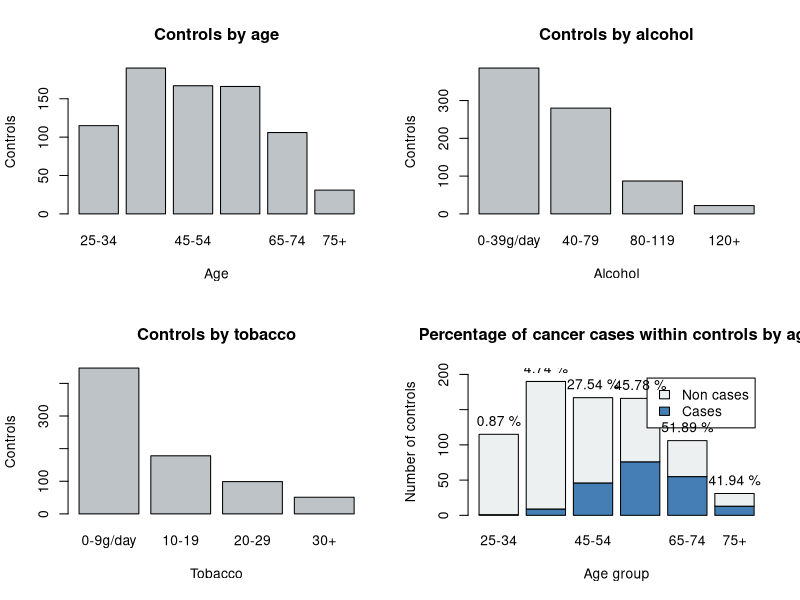
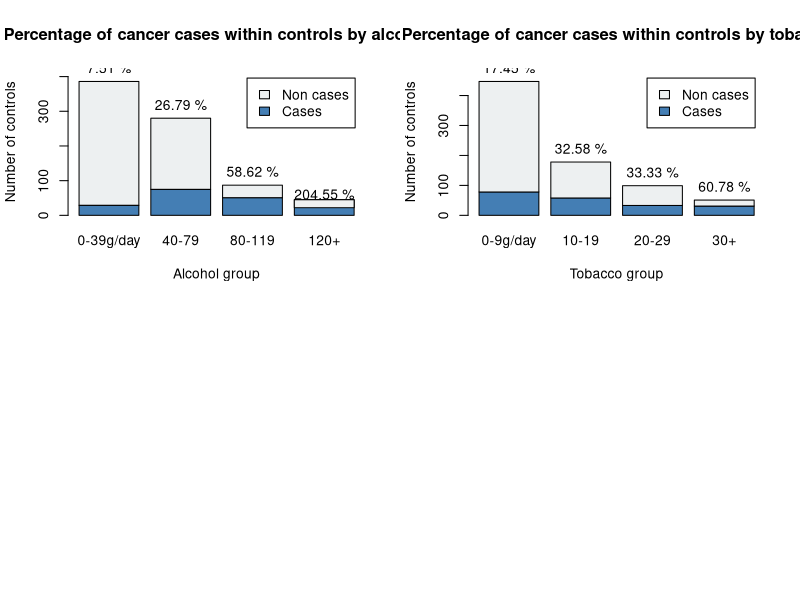
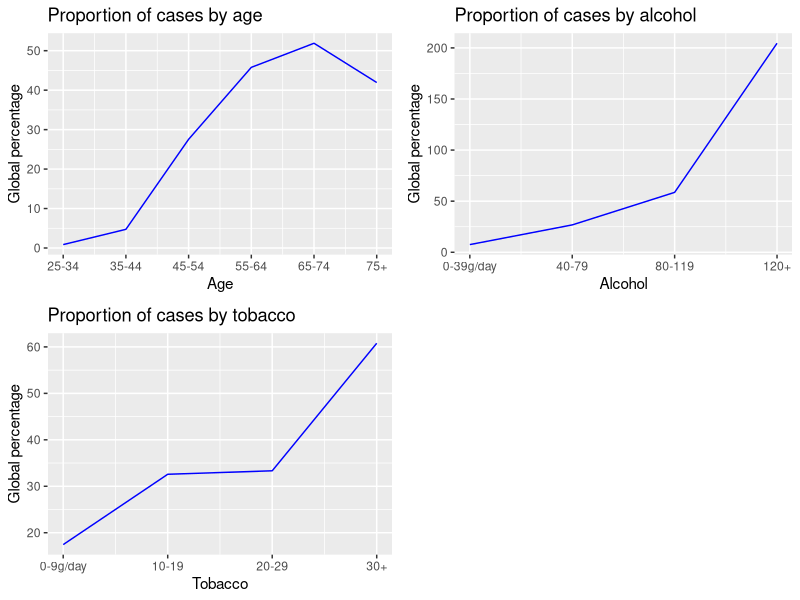

Reproduce these figures in R, in order. (Note: this script raises an error after producing the figures.)
## ---- chunk 1
knitr::opts_chunk$set(echo=TRUE, message=FALSE, warning=FALSE)
## ---- chunk 2
# Show the dataset shuffled, so that we see different age groups
set.seed(1)
random <- sample(nrow(esoph))
shuffled <- esoph[random,]
head(shuffled, 10)

cat("Number of combinations: ", dim(esoph)[1], "\nNumber of persons controlled: ",
    sum(esoph$ncontrols))
## ---- chunk 3
summary(esoph)
## ---- chunk 4
tapply(esoph$ncontrols, esoph$agegp, sum)
## ---- chunk 5
par(mfrow=c(2, 2)) 
barplot(tapply(esoph$ncontrols, esoph$agegp, sum), col="#BEC3C7",
        xlab="Age", ylab="Controls", main="Controls by age")
barplot(tapply(esoph$ncontrols, esoph$alcgp, sum), col="#BEC3C7",
        xlab="Alcohol", ylab="Controls", main="Controls by alcohol")
barplot(tapply(esoph$ncontrols, esoph$tobgp, sum), col="#BEC3C7",
        xlab="Tobacco", ylab="Controls", main="Controls by tobacco")
## ---- chunk 6
# Age
age.cases <- tapply(esoph$ncases, esoph$agegp, sum)
age.controls <- tapply(esoph$ncontrols, esoph$agegp, sum)
non_age.cases <- age.controls - age.cases
age.proportions <- age.cases / age.controls * 100
age.ylim <- c(0, 1.1 * max(age.controls))

# Alcohol
alc.cases <- tapply(esoph$ncases, esoph$alcgp, sum)
alc.controls <- tapply(esoph$ncontrols, esoph$alcgp, sum)
non_alc.cases <- alc.controls - alc.cases
alc.proportions <- alc.cases / alc.controls * 100
alc.ylim <- c(0, 1.1 * max(alc.controls))

# Tobacco
tob.cases <- tapply(esoph$ncases, esoph$tobgp, sum)
tob.controls <- tapply(esoph$ncontrols, esoph$tobgp, sum)
non_tob.cases <- tob.controls - tob.cases
tob.proportions <- tob.cases / tob.controls * 100
tob.ylim <- c(0, 1.1 * max(tob.controls))

# Plots
legend <- c("Cases", "Non cases")
colours <- c("#447EB4", "#EDF0F1")
ylab <- "Number of controls"

age.plot <- barplot(rbind(age.cases, non_age.cases), ylim=age.ylim, legend=legend,
                col=colours, xlab="Age group", ylab=ylab,
                main="Percentage of cancer cases within controls by age")
text(x=age.plot, y=age.controls, label=paste(round(age.proportions, 2), "%"), pos=3)

alc.plot <- barplot(rbind(alc.cases, non_alc.cases), ylim=alc.ylim, legend=legend,
                col=colours, xlab="Alcohol group", ylab=ylab,
                main="Percentage of cancer cases within controls by alcohol")
text(x=alc.plot, y=alc.controls, label=paste(round(alc.proportions, 2), "%"), pos=3)

tob.plot <- barplot(rbind(tob.cases, non_tob.cases), ylim=tob.ylim, legend=legend,
                col=colours, xlab="Tobacco group", ylab=ylab,
                main="Percentage of cancer cases within controls by tobacco")
text(x=tob.plot, y=tob.controls, label=paste(round(tob.proportions, 2), "%"), pos=3)
## ---- chunk 7
library(ggplot2)
library(ggpubr)

age.plot <- ggplot(as.data.frame(age.proportions), aes(x=c(0:5), y=age.proportions)) +
  geom_line(col="blue") + scale_x_continuous(labels=levels(esoph$age)) +
  labs(title="Proportion of cases by age", x="Age", y="Global percentage")
alc.plot <- ggplot(as.data.frame(alc.proportions), aes(x=c(0:3), y=alc.proportions)) +
  geom_line(col="blue") + scale_x_continuous(labels=levels(esoph$alcgp)) +
  labs(title="Proportion of cases by alcohol", x="Alcohol", y="Global percentage")
tob.plot <- ggplot(as.data.frame(tob.proportions), aes(x=c(0:3), y=tob.proportions)) +
  geom_line(col="blue") + scale_x_continuous(labels=levels(esoph$tobgp)) +
  labs(title="Proportion of cases by tobacco", x="Tobacco", y="Global percentage")

ggarrange(age.plot, alc.plot, tob.plot)
## ---- chunk 8
age <- as.numeric(esoph$agegp)
alcohol <- as.numeric(esoph$alcgp)
tobacco <- as.numeric(esoph$tobgp)
cases <- esoph$ncases / esoph$ncontrols

esoph.prop <- data.frame(age, alcohol, tobacco, cases)
summary(esoph.prop$cases)
## ---- chunk 9
esoph.prop.corr <- cor(esoph.prop)
esoph.prop.corr
## ---- chunk 10
cleanTable <- function(table, threshold, subst=NA, rev=FALSE) {
  for (i in seq(1, length(table[,1]))) {
		for (j in seq(1, length(table[1,]))) {
		  if (i == j ||
		      !is.null(threshold) &&
		      xor(rev, table[i, j] > -threshold && table[i, j] < threshold)) {
				table[i, j] <- subst
			}
		}
	}
	return (table)
}

# Masking low values
print(cleanTable(esoph.prop.corr, 0.5), digits=3, na.print=".")

# Graphically
library(corrplot)
esoph.prop.corr.plot <- cleanTable(esoph.prop.corr, NULL, 0.0)
corrplot(as.matrix(esoph.prop.corr.plot), type="full",
         order="hclust", tl.col="black", tl.srt=45)
## ---- chunk 11
cor.test(esoph.prop$age, esoph.prop$cases)
## ---- chunk 12
library(Hmisc)
print(cleanTable(rcorr(as.matrix(esoph.prop))$P, 0.05, rev=TRUE), digits=3, na.print=".")
## ---- chunk 13
esoph.prop.qual <- data.frame(esoph$agegp, esoph$alcgp, esoph$tobgp, esoph.prop$cases)
names(esoph.prop.qual) <- c("age", "alcohol", "tobacco", "cases")

age.alc <- ggplot(esoph.prop.qual, aes(alcohol, cases, fill=age)) +
  geom_bar(stat="identity", position="dodge") +
  labs(title="Age by alcohol", y="Cases proportion")
alc.tob <- ggplot(esoph.prop.qual, aes(tobacco, cases, fill=alcohol)) +
  geom_bar(stat="identity", position="dodge") +
  labs(title="Alcohol by tobacco", y="Cases proportion")
age.tob <- ggplot(esoph.prop.qual, aes(tobacco, cases, fill=age)) +
  geom_bar(stat="identity", position="dodge") +
  labs(title="Age by tobacco", y="Cases proportion")

ggarrange(age.alc, alc.tob, age.tob)
## ---- chunk 14
y.age <- esoph.prop$age
X <- esoph.prop$cases

age.lm <- lm(X ~ y.age)
summary(age.lm)
## ---- chunk 15
# Age linear regression visualisation

# We remove 1 to start at 0 instead of 1, in order to plot the line from 0.
# As age is a qualitative variable, it does not change the model, only the intercept.
y.age <- y.age - 1

ggplot(esoph.prop, aes(x=y.age, y=X)) + geom_point(size=1) +
  geom_smooth(method="lm") + stat_regline_equation(label.x=0.1, label.y=0.35) +
  stat_sum() + scale_x_continuous(labels=levels(esoph$agegp)) +
  stat_summary(fun.data=mean_cl_normal, col="red", lwd=1.5, alpha=0.3) +
  labs(x="Age Groups",
       y="Proportion of cancers (%)") + theme_bw()
## ---- chunk 16
# Alcohol linear regression
y.alc <- esoph.prop$alcohol

alc.lm <- lm(X ~ y.alc)
summary(alc.lm)

y.alc <- y.alc - 1
ggplot(esoph.prop, aes(x=y.alc, y=X)) + geom_point(size=1) +
  geom_smooth(method="lm") + stat_regline_equation(label.x=0.2, label.y=0.35) +
  stat_sum() + scale_x_continuous(labels=levels(esoph$alcgp)) +
  stat_summary(fun.data=mean_cl_normal, col="red", lwd=1.5, alpha=0.3) +
  labs(title="Linear Regression of cases by alcohol", x="Alcohol Groups",
       y="Proportion of cancers (%)") + theme_bw()
## ---- chunk 17
# Tobacco linear regression
y.tob <- esoph.prop$tobacco

tob.lm <- lm(X ~ y.tob)
summary(tob.lm)

y.tob <- y.tob - 1
ggplot(esoph.prop, aes(x=y.tob, y=X)) + geom_point(size=1) +
  geom_smooth(method="lm") + stat_regline_equation(label.x=0.2, label.y=0.5) +
  stat_sum() + scale_x_continuous(labels=levels(esoph$tobgp)) +
  stat_summary(fun.data=mean_cl_normal, col="red", lwd=1.5, alpha=0.3) +
  labs(title="Linear Regression of cases by tobacco", x="Tobacco Groups",
       y="Proportion of cancers (%)") + theme_bw()
## ---- chunk 18
lm <- lm(cases ~ age + alcohol + tobacco, data=esoph.prop)
summary(lm)
## ---- chunk 19
logist <- glm(cases ~ age + alcohol + tobacco, data=esoph.prop, family=binomial)
summary(logist)
## ---- chunk 20
lk.full <- -logist$deviance / 2
lk.null <- -logist$null.deviance / 2

logist.pseudo.rsq <- 1 - lk.full / lk.null

logist.p_value <- 1 - pchisq(2 * (lk.full - lk.null),
                             df=(length(logist$coefficients) - 1))

cat("R squared: ", logist.pseudo.rsq, "\np-value: ", logist.p_value)
## ---- chunk 21

prediction <- data.frame(prob=logist$fitted.values, cases=esoph.prop$cases)

# Add a column with samples indexes in order to plot the results.
prediction <- prediction[order(prediction$prob, decreasing=FALSE),]
prediction$index <- 1:nrow(prediction)

head(prediction)

ggplot(data=prediction, aes(x=index, y=prob)) +
	geom_point(aes(color=cases), shape=4, stroke=2) +
	xlab("Index of predictions") + ylab("Predicted probability")
## ---- chunk 22
esoph.prop.precision <- ifelse(esoph.prop$cases > 0.5, 1, 0)
predict.precision <- ifelse(logist$fitted.values > 0.5, 1, 0)

mean(esoph.prop.precision == predict.precision)
## ---- chunk 23
for (i in esoph.prop$cases) {
  if (i < 0.25) { esoph.prop.precision[length(esoph.prop.precision)+1] <- 0.25 }
  else if (i < 0.5) { esoph.prop.precision[length(esoph.prop.precision)+1] <- 0.5 }
  else if (i < 0.75) { esoph.prop.precision[length(esoph.prop.precision)+1] <- 0.75 }
  else { esoph.prop.precision[length(esoph.prop.precision)+1] <- 1}
}

for (i in logist$fitted.values) {
  if (i < 0.25) { predict.precision[length(predict.precision)+1] <- 0.25 }
  else if (i < 0.5) { predict.precision[length(predict.precision)+1] <- 0.5 }
  else if (i < 0.75) { predict.precision[length(predict.precision)+1] <- 0.75 }
  else { predict.precision[length(predict.precision)+1] <- 1}
}

mean(esoph.prop.precision == predict.precision)
